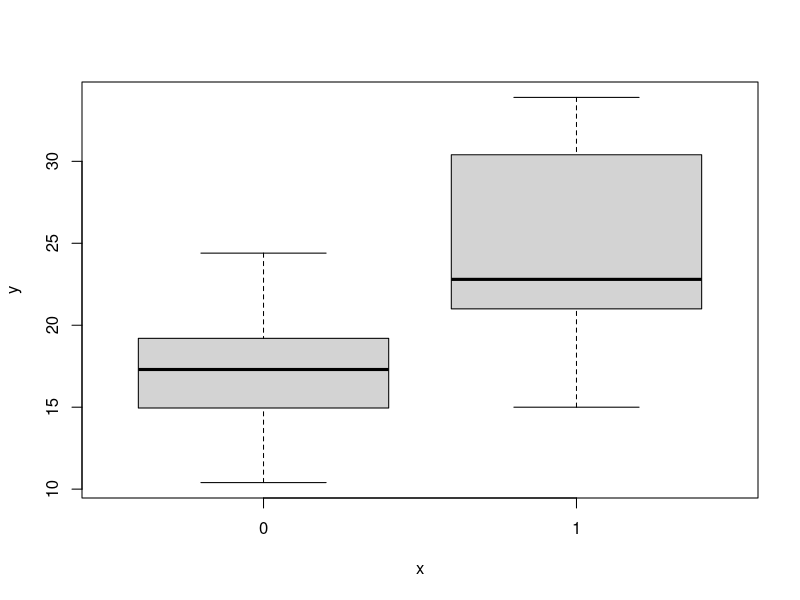

Write R code to recreate this figure.
## ---- chunk 1
data(mtcars)
str(mtcars)
## ---- chunk 2
# MPG Model zero "000" -- our "quick and dirty" literal regression
MPGmod000 <- lm(mtcars$mpg ~ as.factor(mtcars$am))
MPGmod000
## ---- chunk 3
plot(as.factor(mtcars$am), mtcars$mpg)
abline(mtcars$mpg ~ as.factor(mtcars$am))
## ---- chunk 4
# wt = Weight (lb/1000)
summary( mtcars$wt )
# cyl = Number of cylinders
summary( as.factor(mtcars$cyl) )
# disp = Displacement (cu.in.)
summary( mtcars$disp )

